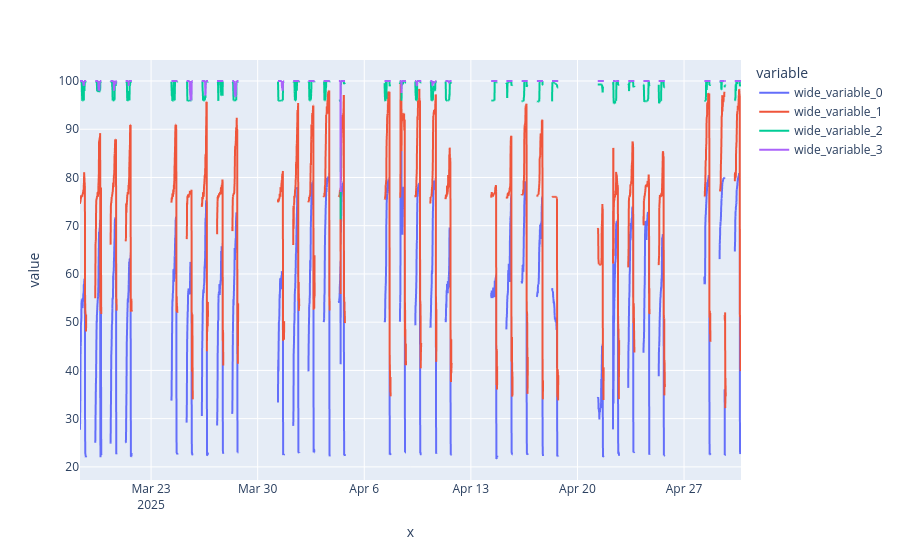

This figure's notebook cell:
### Code cell
px.line(x=damper_data_exp.index, y = [damper_data_exp.quantile(0.75,axis=1), damper_data_exp.quantile(0.95,axis=1), damper_data_exp.quantile(0.99,axis=1), damper_data_exp.quantile(1,axis=1)])

### Figure 1 — Plotly figure (JSON) as saved in the notebook; plotly's stock layout.template omitted (floating-point values rounded to 4 significant figures; data arrays with more than 128 entries replaced by an {"elided": "..."} marker saying what was removed)
{"data": [{"hovertemplate": "variable=wide_variable_0<br>x=%{x}<br>value=%{y}<extra></extra>", "legendgroup": "wide_variable_0", "line": {"color": "#636efa", "dash": "solid"}, "marker": {"symbol": "circle"}, "mode": "lines", "name": "wide_variable_0", "showlegend": true, "type": "scattergl", "x": {"elided": "4164 str values"}, "xaxis": "x", "y": {"elided": "4164 float values"}, "yaxis": "y"}, {"hovertemplate": "variable=wide_variable_1<br>x=%{x}<br>value=%{y}<extra></extra>", "legendgroup": "wide_variable_1", "line": {"color": "#EF553B", "dash": "solid"}, "marker": {"symbol": "circle"}, "mode": "lines", "name": "wide_variable_1", "showlegend": true, "type": "scattergl", "x": {"elided": "4164 str values"}, "xaxis": "x", "y": {"elided": "4164 float values"}, "yaxis": "y"}, {"hovertemplate": "variable=wide_variable_2<br>x=%{x}<br>value=%{y}<extra></extra>", "legendgroup": "wide_variable_2", "line": {"color": "#00cc96", "dash": "solid"}, "marker": {"symbol": "circle"}, "mode": "lines", "name": "wide_variable_2", "showlegend": true, "type": "scattergl", "x": {"elided": "4164 str values"}, "xaxis": "x", "y": {"elided": "4164 float values"}, "yaxis": "y"}, {"hovertemplate": "variable=wide_variable_3<br>x=%{x}<br>value=%{y}<extra></extra>", "legendgroup": "wide_variable_3", "line": {"color": "#ab63fa", "dash": "solid"}, "marker": {"symbol": "circle"}, "mode": "lines", "name": "wide_variable_3", "showlegend": true, "type": "scattergl", "x": {"elided": "4164 str values"}, "xaxis": "x", "y": {"elided": "4164 float values"}, "yaxis": "y"}], "layout": {"legend": {"title": {"text": "variable"}, "tracegroupgap": 0}, "margin": {"t": 60}, "xaxis": {"anchor": "y", "domain": [0, 1], "title": {"text": "x"}}, "yaxis": {"anchor": "x", "domain": [0, 1], "title": {"text": "value"}}}}
